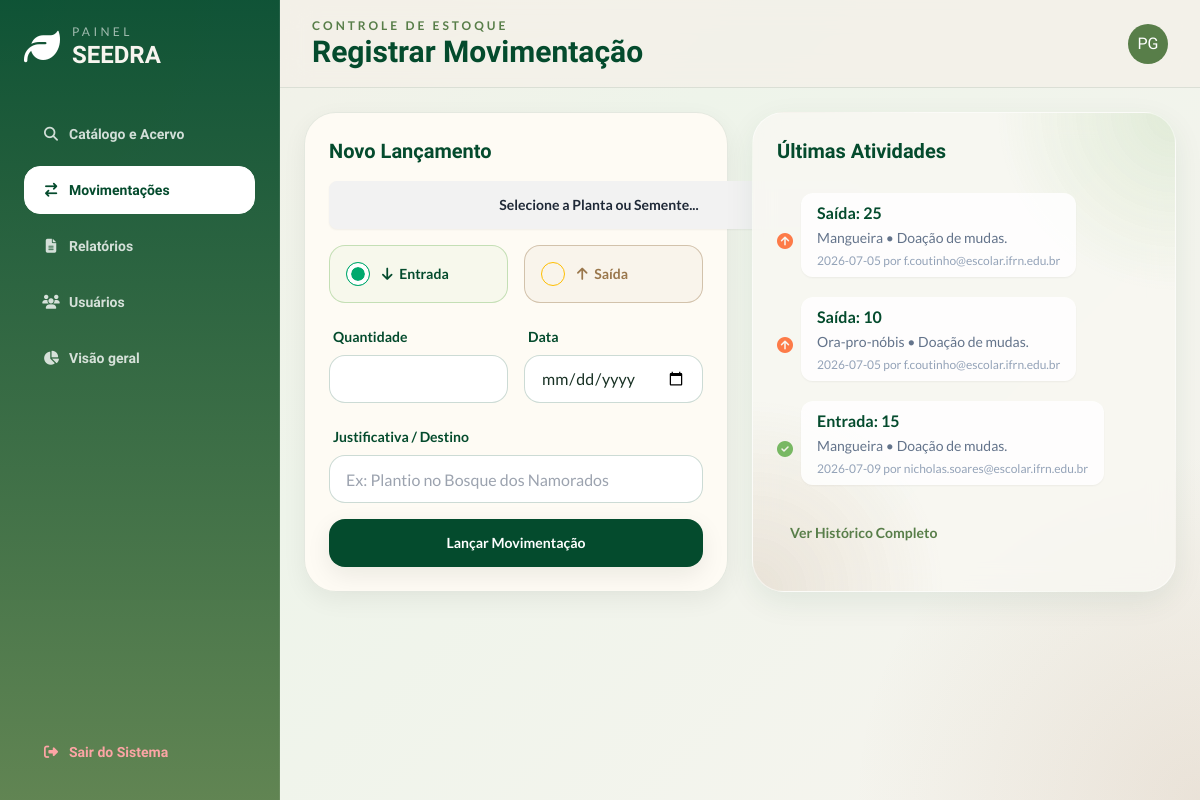
Before: /movimentacao (signed in) with the older database file.
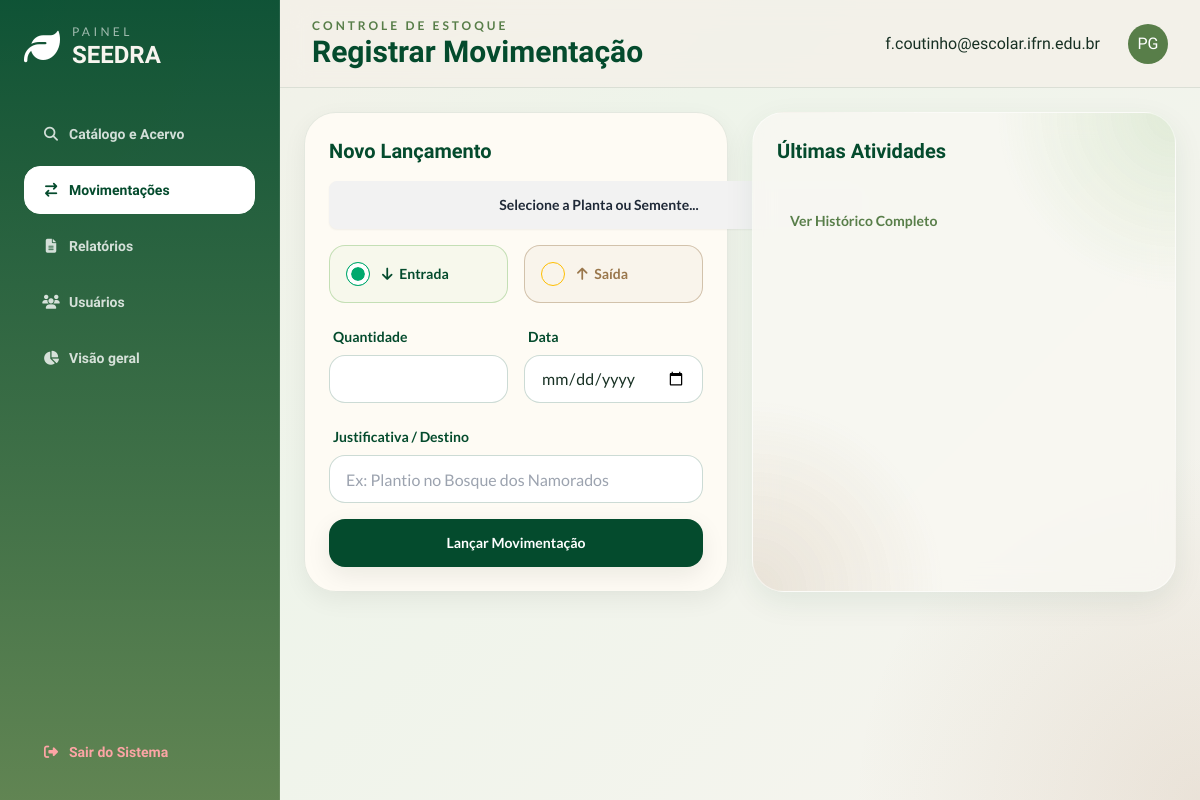
After: the same page with the newer database file.
### models.py (models this page shows, shortened)
class Movimentacao(db.Model):
    __tablename__='movimentacao'
    id = db.Column(db.Integer, primary_key = True)
    id_item = db.Column(db.Integer, db.ForeignKey("items.id"), nullable = False)
    data_move = db.Column(db.Date, nullable = False)
    Typ = db.Column(db.String(10), nullable = False)
    quantidade = db.Column(db.Integer, nullable = False)
    justificativa = db.Column(db.Text, nullable = False)
    operador = db.Column(db.String(40), nullable = False)
    item = db.relationship('Item', back_populates = 'movimentacoes', lazy = True)

class Item(db.Model):
    __tablename__= 'items'
    id = db.Column(db.Integer, primary_key = True)
    nome = db.Column(db.String(50), nullable = False, unique = True)
    quantidade = db.Column(db.Integer, nullable = True)
    n_cientifico = db.Column(db.String(50), nullable = False , unique = True)
    categoria = db.Column(db.String(20), nullable = False)
    deficit_limit = db.Column(db.Integer)
    obs = db.Column(db.Text)
    data_cadastro = db.Column(db.Date, nullable = False)
    movimentacoes = db.relationship('Movimentacao', back_populates = 'item', lazy = True)

class Usuarios(db.Model, UserMixin):
    __tablename__ = 'usuarios'
    id = db.Column(db.Integer, primary_key = True)
    nome = db.Column(db.String(50))
    email = db.Column(db.String(50), nullable = False, unique = True)
    senha = db.Column(db.String(), nullable = False)
    usuario_instituicoes = db.relationship('UsuarioInstituicoes', back_populates = 'usuarios')

### app.py (the view, shortened to what this page needs)
@app.route('/movimentacao', methods = ['GET', 'POST'])
@login_required
def movimentacao():
    itens = Item.query.order_by(Item.nome).all()
    movimentacoes = Movimentacao.query.all()
    if movimentacoes:
        return render_template('movimentacao.html',itens=itens, movimentacoes=movimentacoes)
    else:
       flash("Nenhuma movimentação encontrada!")
       return render_template('movimentacao.html',itens=itens)

### app.py (called while the page is built)
@login_manager.user_loader
def load_user(user_id):
    return Usuarios.query.get(int(user_id))

def login_required(f):
  @wraps(f)
  def decorated_function(*args, **kwargs):
      if 'usuarios_id' not in session:
         flash("Faça login primeiro!", 'erro')
         return redirect(url_for('login'))
      return f(*args, **kwargs)
  return decorated_function

### templates/movimentacao.html (shortened to what the changed rows need)
{% extends 'base.html' %}
{% set page_id = 'movimentacoes'%}
{% block header_title %}Registrar Movimentação{% endblock %}
{% block content %}
<div class="grid grid-cols-1 lg:grid-cols-2 gap-6">
    <div class="glass-card rounded-[2rem] p-6 h-full bg-organic">
        <ul class="timeline timeline-vertical timeline-compact font-lato">
            {% for mov in movimentacoes %}
                <li>
                    <div class="timeline-middle text-seedra-leafLight"><i class="{% if mov.Typ == 'Entrada' %}fa-solid fa-circle-check {% else %} fa-solid fa-circle-arrow-up text-[#FF4500]/70 {% endif %}"></i></div>
                    <div class="timeline-end timeline-box bg-white/80 border-0 shadow-sm rounded-xl mb-4 ml-2">
                        <span class="font-bold text-seedra-leafDark block">{{mov.Typ}}: {{mov.quantidade}}</span>
                        <span class="text-sm text-slate-500">{{mov.item.nome}} • {{mov.justificativa}}</span>
                        <p class="text-xs text-slate-400 mt-1">{{mov.data_move}} por {{mov.operador}}</p>
                    </div>
                </li>
            {% endfor %}
        </ul>
    </div>
</div>
{% endblock %}

### templates/base.html (shortened to what this page needs)
<!DOCTYPE html>
<html lang="pt-BR" data-theme="light">
<head>
  <link rel="stylesheet" href="/static/css/style.css" />
  <script src="/static/js/tailwind.config.js" defer></script>
  <script src="https://cdn.tailwindcss.com"></script>
  <link href="https://cdn.jsdelivr.net/npm/daisyui@4.12.10/dist/full.min.css" rel="stylesheet" type="text/css" />
  <link rel="stylesheet" href="https://cdnjs.cloudflare.com/ajax/libs/font-awesome/6.4.0/css/all.min.css">
</head>
<body class="font-sans">
  <div class="dashboard-shell">
    <aside class="sidebar p-5 lg:p-6 flex flex-col gap-6">
      <div class="flex items-center gap-3">
        <i class="fa-solid fa-leaf text-4xl text-white"></i>
        <div>
          <p class="text-xs uppercase tracking-[0.28em] text-white/60 font-lato">Painel</p>
          <h1 class="text-2xl font-extrabold leading-tight">SEEDRA</h1>
        </div>
      </div>
      {% block nav %}
        <nav class="space-y-2 mt-4">
          <a href="{{ url_for('catalogo') }}" class="btn btn-block justify-start btn-ghost text-white/80 hover:bg-white/10 rounded-2xl {{ '!text-seedra-leafDark border-white bg-white' if page_id =='catalogo' else 'btn-ghost text-white/80 hover:bg-white/10' }}"><i class="fa-solid fa-magnifying-glass w-5"></i> Catálogo e Acervo</a>
          <a href="{{ url_for('movimentacao') }}" class="btn btn-block justify-start btn-ghost text-white/80 hover:bg-white/10 rounded-2xl {{ '!text-seedra-leafDark border-white bg-white' if page_id =='movimentacoes' else 'btn-ghost text-white/80 hover:bg-white/10' }}"><i class="fa-solid fa-arrow-right-arrow-left w-5"></i> Movimentações</a>
          <a href="{{ url_for('relatorios') }}" class="btn btn-block justify-start btn-ghost text-white/80 hover:bg-white/10 rounded-2xl {{ '!text-seedra-leafDark border-white bg-white' if page_id =='relatorios' else 'btn-ghost text-white/80 hover:bg-white/10' }}"><i class="fa-solid fa-file-lines w-5"></i> Relatórios</a>
          <a href="{{ url_for('usuarios') }}" class="btn btn-block justify-start btn-ghost text-white/80 hover:bg-white/10 rounded-2xl {{ '!text-seedra-leafDark border-white bg-white' if page_id =='usuarios' else 'btn-ghost text-white/80 hover:bg-white/10' }}"><i class="fa-solid fa-users w-5"></i> Usuários</a>
          <a href="{{ url_for('dashboard') }}" class="btn btn-block justify-start  hover:bg-white/20 hover:text-white  rounded-2xl {{ 'text-seedra-leafDark border-white/10 bg-white/14' if page_id =='visao' else 'btn-ghost text-white/80 hover:bg-white/10' }}"><i class="fa-solid fa-chart-pie w-5"></i> Visão geral</a>
        </nav>
      {% endblock %}
      <div class="mt-auto">
        <a href="{{ url_for('logout') }}" class="btn btn-block justify-start btn-ghost text-red-300 hover:bg-red-500/20 hover:text-red-100 rounded-2xl"><i class="fa-solid fa-right-from-bracket w-5"></i> Sair do Sistema</a>
      </div>
    </aside>
    <header class="topbar px-5 lg:px-8 flex items-center justify-between gap-4">
      <div>
        <p class="text-xs uppercase tracking-[0.25em] text-seedra-leafMid font-semibold font-lato">{% block header_subtitle %}SEEDRA{% endblock %}</p>
        <h2 class="text-2xl md:text-3xl font-extrabold text-seedra-leafDark">{% block header_title %}Painel de Controle{% endblock %}</h2>
      </div>
      <div class="flex items-center gap-3">
        <span>{% if current_user.is_authenticated %}{{current_user.email}} {% endif %}</span>
        <div class="avatar placeholder ml-4">
          <div class="bg-seedra-leafMid text-white rounded-full w-10">
            <span>PG</span>
          </div>
        </div>
      </div>
    </header>
    <main class="main">
      {% block content %}
      {% endblock %}
    </main>
  </div>
</body>
</html>

Changed rows visible on the page:
removed Movimentacao: Typ "Saída", quantidade "25", item.nome "Mangueira", justificativa "Doação de mudas.", data_move "2026-07-05", operador "f.coutinho@escolar.ifrn.edu.br"
removed Movimentacao: Typ "Saída", quantidade "10", item.nome "Ora-pro-nóbis", justificativa "Doação de mudas.", data_move "2026-07-05", operador "f.coutinho@escolar.ifrn.edu.br"
removed Movimentacao: Typ "Entrada", quantidade "15", item.nome "Mangueira", justificativa "Doação de mudas.", data_move "2026-07-09", operador "nicholas.soares@escolar.ifrn.edu.br"
now on this page (row edited): Usuarios: email "f.coutinho@escolar.ifrn.edu.br"
